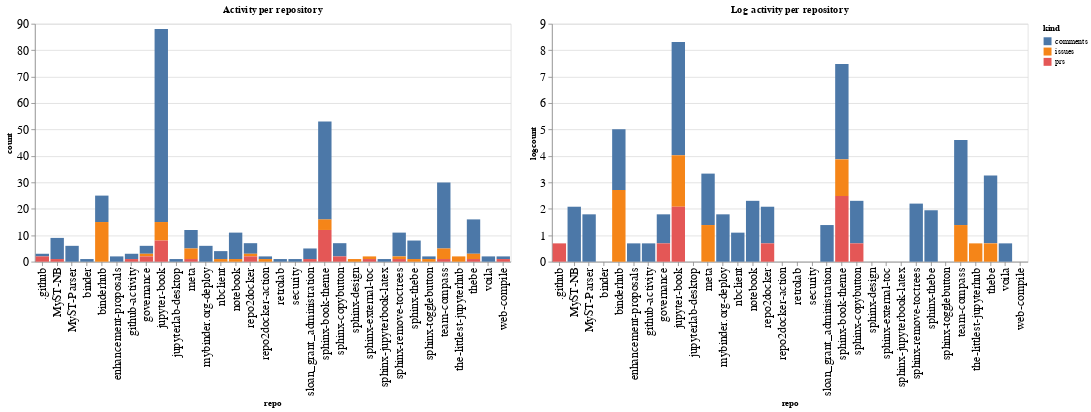

Source (notebook cell):
### Code cell
ch1 = alt.Chart(repo_summaries, width=600, title="Activity per repository").mark_bar().encode(
    x='repo',
    y='count',
    color='kind',
    tooltip="kind"
)

ch2 = alt.Chart(repo_summaries, width=600, title="Log activity per repository").mark_bar().encode(
    x='repo',
    y='logcount',
    color='kind',
    tooltip="kind"
)

ch1 | ch2

### Figure 1 — Vega-Lite specification as saved in the notebook (floating-point values rounded to 4 significant figures)
{"config": {"axisLeft": {"labelFontSize": 15}, "axisBottom": {"labelFontSize": 15}}, "hconcat": [{"mark": "bar", "encoding": {"color": {"type": "nominal", "field": "kind"}, "tooltip": {"type": "nominal", "field": "kind"}, "x": {"type": "nominal", "field": "repo"}, "y": {"type": "quantitative", "field": "count"}}, "title": "Activity per repository", "width": 600}, {"mark": "bar", "encoding": {"color": {"type": "nominal", "field": "kind"}, "tooltip": {"type": "nominal", "field": "kind"}, "x": {"type": "nominal", "field": "repo"}, "y": {"type": "quantitative", "field": "logcount"}}, "title": "Log activity per repository", "width": 600}], "data": {"name": "data-650c2072e0abd6ee0ac3316e74501c71"}, "$schema": "https://vega.github.io/schema/vega-lite/v4.8.1.json", "datasets": {"data-650c2072e0abd6ee0ac3316e74501c71": [{"repo": ".github", "kind": "comments", "count": 1, "logcount": 0.0}, {"repo": ".github", "kind": "prs", "count": 2, "logcount": 0.6931}, {"repo": "MyST-NB", "kind": "comments", "count": 8, "logcount": 2.079}, {"repo": "MyST-NB", "kind": "prs", "count": 1, "logcount": 0.0}, {"repo": "MyST-Parser", "kind": "comments", "count": 6, "logcount": 1.792}, {"repo": "binder", "kind": "comments", "count": 1, "logcount": 0.0}, {"repo": "binderhub", "kind": "comments", "count": 10, "logcount": 2.303}, {"repo": "binderhub", "kind": "issues", "count": 15, "logcount": 2.708}, {"repo": "enhancement-proposals", "kind": "comments", "count": 2, "logcount": 0.6931}, {"repo": "github-activity", "kind": "comments", "count": 2, "logcount": 0.6931}, {"repo": "github-activity", "kind": "prs", "count": 1, "logcount": 0.0}, {"repo": "governance", "kind": "comments", "count": 3, "logcount": 1.099}, {"repo": "governance", "kind": "issues", "count": 1, "logcount": 0.0}, {"repo": "governance", "kind": "prs", "count": 2, "logcount": 0.6931}, {"repo": "jupyter-book", "kind": "comments", "count": 73, "logcount": 4.29}, {"repo": "jupyter-book", "kind": "issues", "count": 7, "logcount": 1.946}, {"repo": "jupyter-book", "kind": "prs", "count": 8, "logcount": 2.079}, {"repo": "jupyterlab-desktop", "kind": "comments", "count": 1, "logcount": 0.0}, {"repo": "meta", "kind": "comments", "count": 7, "logcount": 1.946}, {"repo": "meta", "kind": "issues", "count": 4, "logcount": 1.386}, {"repo": "meta", "kind": "prs", "count": 1, "logcount": 0.0}, {"repo": "mybinder.org-deploy", "kind": "comments", "count": 6, "logcount": 1.792}, {"repo": "nbclient", "kind": "comments", "count": 3, "logcount": 1.099}, {"repo": "nbclient", "kind": "issues", "count": 1, "logcount": 0.0}, {"repo": "notebook", "kind": "comments", "count": 10, "logcount": 2.303}, {"repo": "notebook", "kind": "issues", "count": 1, "logcount": 0.0}, {"repo": "repo2docker", "kind": "comments", "count": 4, "logcount": 1.386}, {"repo": "repo2docker", "kind": "issues", "count": 1, "logcount": 0.0}, {"repo": "repo2docker", "kind": "prs", "count": 2, "logcount": 0.6931}, {"repo": "repo2docker-action", "kind": "comments", "count": 1, "logcount": 0.0}, {"repo": "repo2docker-action", "kind": "issues", "count": 1, "logcount": 0.0}, {"repo": "retrolab", "kind": "comments", "count": 1, "logcount": 0.0}, {"repo": "security", "kind": "comments", "count": 1, "logcount": 0.0}, {"repo": "sloan_grant_administration", "kind": "comments", "count": 4, "logcount": 1.386}, {"repo": "sloan_grant_administration", "kind": "prs", "count": 1, "logcount": 0.0}, {"repo": "sphinx-book-theme", "kind": "comments", "count": 37, "logcount": 3.611}, {"repo": "sphinx-book-theme", "kind": "issues", "count": 4, "logcount": 1.386}, {"repo": "sphinx-book-theme", "kind": "prs", "count": 12, "logcount": 2.485}, {"repo": "sphinx-copybutton", "kind": "comments", "count": 5, "logcount": 1.609}, {"repo": "sphinx-copybutton", "kind": "prs", "count": 2, "logcount": 0.6931}, {"repo": "sphinx-design", "kind": "issues", "count": 1, "logcount": 0.0}, {"repo": "sphinx-external-toc", "kind": "issues", "count": 1, "logcount": 0.0}, {"repo": "sphinx-external-toc", "kind": "prs", "count": 1, "logcount": 0.0}, {"repo": "sphinx-jupyterbook-latex", "kind": "comments", "count": 1, "logcount": 0.0}, {"repo": "sphinx-remove-toctrees", "kind": "comments", "count": 9, "logcount": 2.197}, {"repo": "sphinx-remove-toctrees", "kind": "issues", "count": 1, "logcount": 0.0}, {"repo": "sphinx-remove-toctrees", "kind": "prs", "count": 1, "logcount": 0.0}, {"repo": "sphinx-thebe", "kind": "comments", "count": 7, "logcount": 1.946}, {"repo": "sphinx-thebe", "kind": "issues", "count": 1, "logcount": 0.0}, {"repo": "sphinx-togglebutton", "kind": "comments", "count": 1, "logcount": 0.0}, {"repo": "sphinx-togglebutton", "kind": "issues", "count": 1, "logcount": 0.0}, {"repo": "team-compass", "kind": "comments", "count": 25, "logcount": 3.219}, {"repo": "team-compass", "kind": "issues", "count": 4, "logcount": 1.386}, {"repo": "team-compass", "kind": "prs", "count": 1, "logcount": 0.0}, {"repo": "the-littlest-jupyterhub", "kind": "issues", "count": 2, "logcount": 0.6931}, {"repo": "thebe", "kind": "comments", "count": 13, "logcount": 2.565}, {"repo": "thebe", "kind": "issues", "count": 2, "logcount": 0.6931}, {"repo": "thebe", "kind": "prs", "count": 1, "logcount": 0.0}, {"repo": "voila", "kind": "comments", "count": 2, "logcount": 0.6931}, {"repo": "web-compile", "kind": "comments", "count": 1, "logcount": 0.0}, {"repo": "web-compile", "kind": "prs", "count": 1, "logcount": 0.0}]}}
